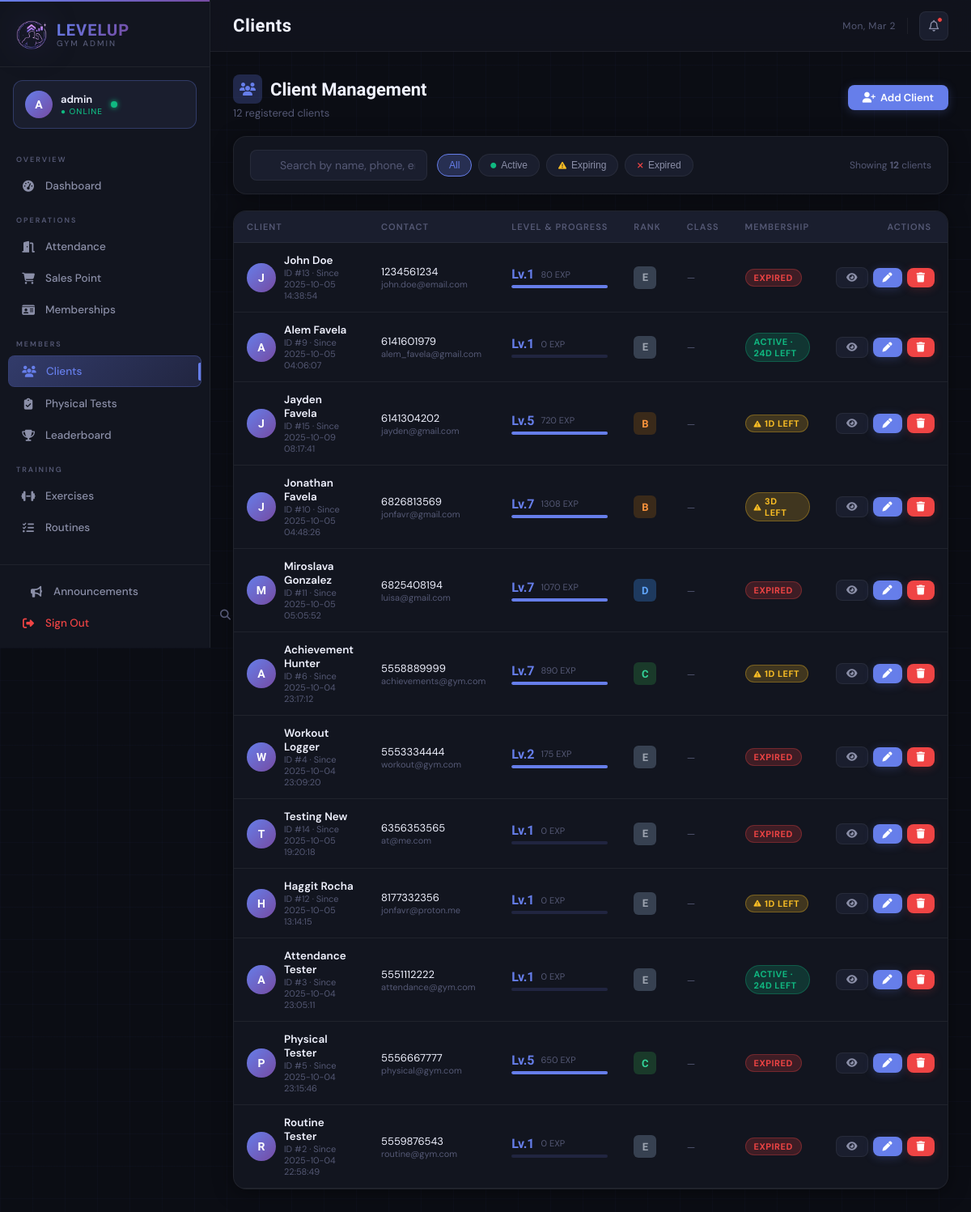
Before: /admin/clients (signed in) with the older database file.
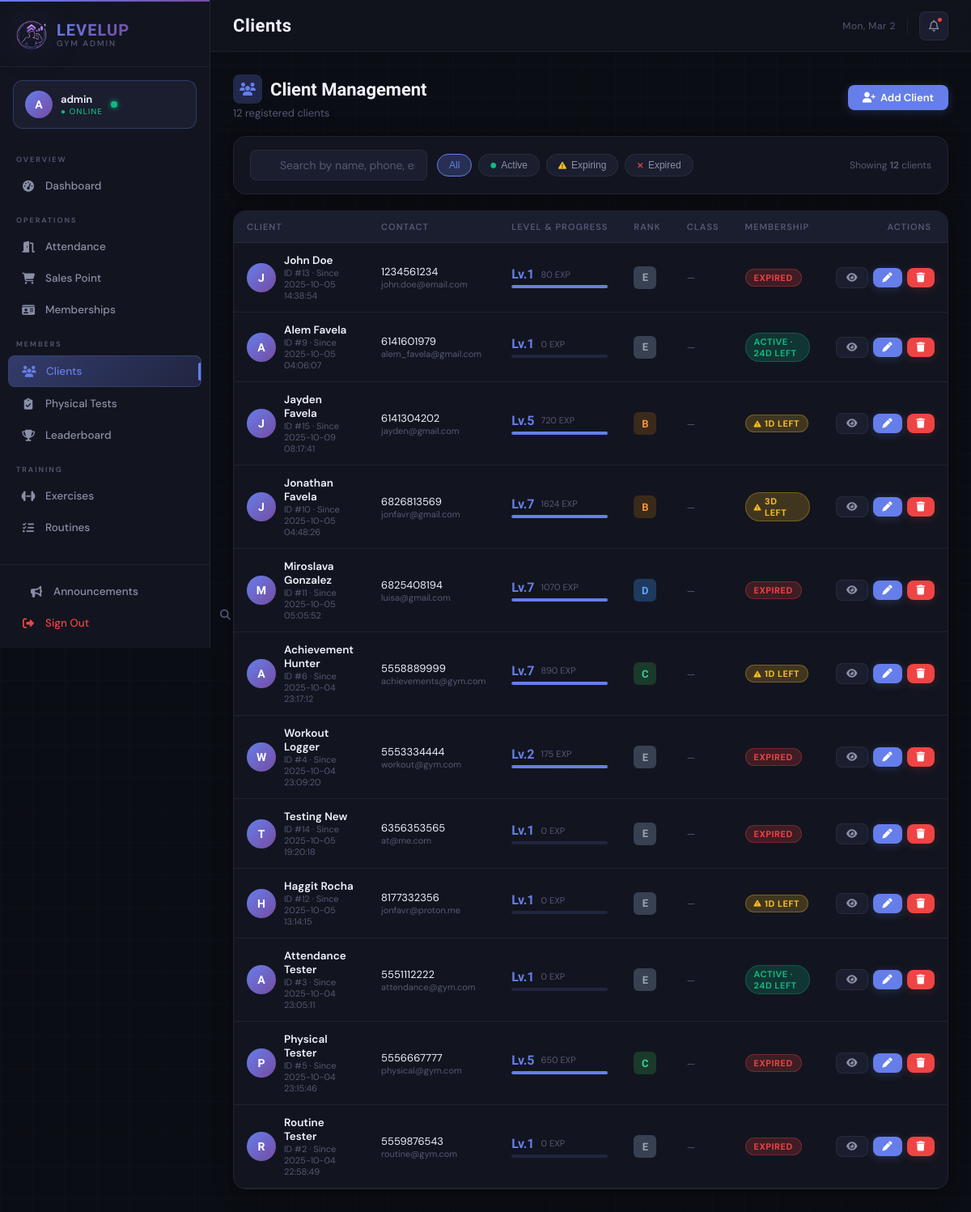
After: the same page with the newer database file.
### tables this page shows
CREATE TABLE client_gamification (
                gamification_id INTEGER PRIMARY KEY AUTOINCREMENT,
                client_id INTEGER UNIQUE NOT NULL,
                current_level INTEGER DEFAULT 1,
                current_exp INTEGER DEFAULT 0,
                total_exp INTEGER DEFAULT 0,
                rank TEXT DEFAULT 'E',
                client_class TEXT,
                class_unlocked_at_level INTEGER, current_streak INTEGER DEFAULT 0, longest_streak INTEGER DEFAULT 0, total_reps INTEGER DEFAULT 0, workouts_completed INTEGER DEFAULT 0,
                FOREIGN KEY (client_id) REFERENCES clients(client_id) ON DELETE CASCADE
            );

CREATE TABLE clients (
                client_id INTEGER PRIMARY KEY AUTOINCREMENT,
                phone_number TEXT UNIQUE NOT NULL,
                pin_hash TEXT NOT NULL,
                first_name TEXT NOT NULL,
                last_name TEXT NOT NULL,
                email TEXT,
                date_of_birth DATE,
                gender TEXT,
                registration_date DATETIME DEFAULT CURRENT_TIMESTAMP,
                status TEXT DEFAULT 'active',
                profile_photo_path TEXT
            );

### main.py (the view)
@app.route('/admin/clients')
@admin_required
def admin_clients():
    from datetime import date
    from controllers.membership_controller import MembershipController
    mc      = MembershipController()
    clients = Client.get_all_active()
    for client in clients:
        gam = client.get_gamification_data()
        client.level        = gam['current_level']   if gam else 1
        client.rank         = gam['rank']             if gam else 'E'
        client.current_exp  = gam['current_exp']      if gam else 0
        client.client_class = gam.get('class')        if gam else None
        if gam:
            next_exp = gam.get('next_level_exp', 1) or 1
            client.xp_pct = round((gam['current_exp'] / next_exp) * 100, 1)
        else:
            client.xp_pct = 0
        membership = mc.get_client_membership(client.client_id)
        if not membership:
            client.mem_status   = 'none'
            client.mem_days_left = 0
        else:
            end   = __import__('datetime').datetime.strptime(membership['end_date'], '%Y-%m-%d').date()
            days  = (end - date.today()).days
            client.mem_days_left = max(days, 0)
            if days <= 0:
                client.mem_status = 'expired'
            elif days <= 7:
                client.mem_status = 'expiring'
            else:
                client.mem_status = 'active'
    return render_template('admin/clients.html', clients=clients)

### controllers/membership_controller.py (called while the page is built)
    def get_client_membership(self, client_id):
        query = """
            SELECT * FROM client_memberships
            WHERE client_id = ?
            ORDER BY end_date DESC
            LIMIT 1
        """
        result = self.db.execute_query(query, (client_id,))
        return dict(result[0]) if result else None

### database/db_manager.py (called while the page is built)
    def connect(self):
        self.conn = sqlite3.connect(self.db_name)
        self.conn.row_factory = sqlite3.Row  # Access columns by name
        self.cursor = self.conn.cursor()

    def disconnect(self):
        if self.conn:
            self.conn.close()

    def execute_query(self, query, params=None):
        self.connect()
        if params:
            self.cursor.execute(query, params)
        else:
            self.cursor.execute(query)
        results = self.cursor.fetchall()
        self.disconnect()
        return results

### main.py (called while the page is built)
def admin_required(f):
    @wraps(f)
    def decorated_function(*args, **kwargs):
        if 'admin_logged_in' not in session:
            return redirect(url_for('admin_login'))
        return f(*args, **kwargs)
    return decorated_function

### models/client.py (called while the page is built)
    @property
    def full_name(self):
        return f"{self.first_name} {self.last_name}"

### templates/admin/clients.html (shortened to what the changed rows need)
{% extends "admin/base.html" %}
{% block content %}
<div class="card" style="padding:0; overflow:hidden;">
    <div class="table-wrapper" style="border:none; border-radius:0;">
        <table id="clientTable">
            <thead>
                <tr>
                    <th>Client</th>
                    <th>Contact</th>
                    <th>Level & Progress</th>
                    <th>Rank</th>
                    <th>Class</th>
                    <th>Membership</th>
                    <th style="text-align:right; padding-right:20px;">Actions</th>
                </tr>
            </thead>
            <tbody>
                {% for client in clients %}
                <tr class="client-row"
                    data-name="{{ client.full_name | lower }}"
                    data-phone="{{ client.phone_number }}"
                    data-email="{{ (client.email or '') | lower }}"
                    data-mem="{{ client.mem_status | default('none') }}">
                    <td>
                        <div class="client-name-cell">
                            <div class="client-avatar">{{ client.full_name[0] | upper }}</div>
                            <div>
                                <div class="client-name-text">{{ client.full_name }}</div>
                                <div class="client-name-sub">ID #{{ client.client_id }} · Since {{ client.registration_date }}</div>
                            </div>
                        </div>
                    </td>
                    <td>
                        <div style="font-size:13px; color:var(--text-primary);">{{ client.phone_number }}</div>
                        <div style="font-size:11px; color:var(--text-muted);">{{ client.email or '—' }}</div>
                    </td>
                    <td>
                        <div style="display:flex; align-items:center; gap:8px; margin-bottom:4px;">
                            <span style="font-family:'Rajdhani',sans-serif; font-weight:700; font-size:16px; color:var(--accent);">
                                Lv.{{ client.level }}
                            </span>
                            <span style="font-size:11px; color:var(--text-muted);">{{ client.current_exp | default(0) }} EXP</span>
                        </div>
                        <div class="xp-bar-wrap">
                            <div class="xp-bar-track">
                                <div class="xp-bar-fill" style="width:{{ client.xp_pct | default(0) }}%;"></div>
                            </div>
                        </div>
                    </td>
                    <td>
                        <div class="rank rank-{{ client.rank }}">{{ client.rank }}</div>
                    </td>
                    <td>
                        {% if client.client_class %}
                            <span class="class-{{ client.client_class }}" style="font-size:13px; font-weight:600;">
                                {{ client.client_class }}
                            </span>
                        {% else %}
                            <span style="color:var(--text-muted); font-size:12px;">—</span>
                        {% endif %}
                    </td>
                    <td>
                        {% set ms = client.mem_status | default('none') %}
                        {% if ms == 'active' %}
                            <span class="badge mem-active">Active · {{ client.mem_days_left }}d left</span>
                        {% elif ms == 'expiring' %}
                            <span class="badge mem-expiring"><i class="fa-solid fa-triangle-exclamation" style="font-size:9px;"></i> {{ client.mem_days_left }}d left</span>
                        {% elif ms == 'expired' %}
                            <span class="badge mem-expired">Expired</span>
                        {% else %}
                            <span class="badge mem-none">No plan</span>
                        {% endif %}
                    </td>
                    <td style="text-align:right; padding-right:16px;">
                        <div style="display:flex; align-items:center; justify-content:flex-end; gap:6px;">
                            <a href="{{ url_for('admin_client_details', client_id=client.client_id) }}"
                               class="btn btn-ghost btn-sm" title="View profile">
                                <i class="fa-solid fa-eye"></i>
                            </a>
                            <a href="{{ url_for('admin_edit_client', client_id=client.client_id) }}"
                               class="btn btn-primary btn-sm" title="Edit">
                                <i class="fa-solid fa-pen"></i>
                            </a>
                            <form method="POST" action="{{ url_for('admin_delete_client', client_id=client.client_id) }}"
                                  style="display:inline;"
                                  onsubmit="return confirm('Delete {{ client.full_name }}? This cannot be undone.')">
                                <button type="submit" class="btn btn-danger btn-sm" title="Delete">
                                    <i class="fa-solid fa-trash"></i>
                                </button>
                            </form>
                        </div>
                    </td>
                </tr>
                {% endfor %}
            </tbody>
        </table>
    </div>
</div>
{% endblock %}

Changed rows visible on the page:
changed client_gamification "jonfavr@gmail.com": current_exp "1308" → "1624"
